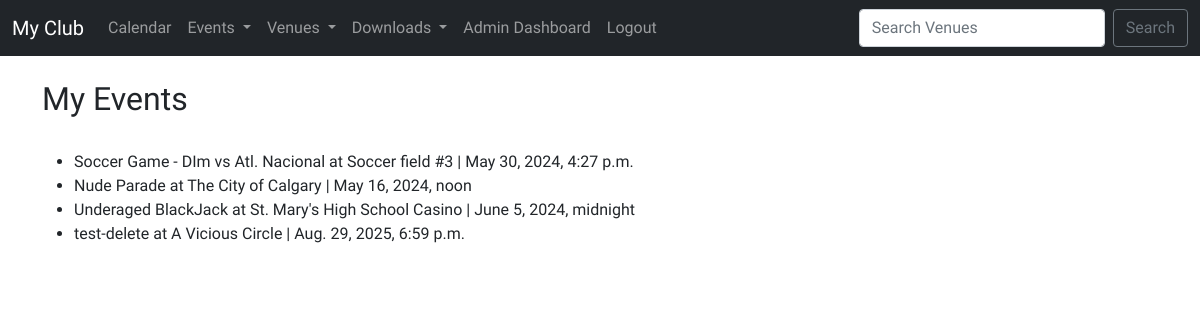
The app's page /my_events (signed in), older data.
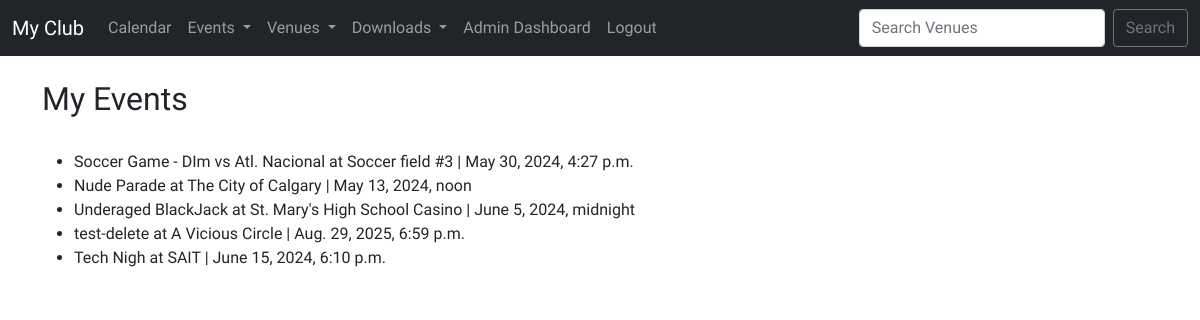
The same page, newer data.
### events/models.py (models this page shows, shortened)
class Event(models.Model):
    name            = models.CharField('Event Name', max_length=150)
    event_date      = models.DateTimeField('Event date')
    venue           = models.ForeignKey(Venue, on_delete=models.CASCADE, blank=True, null=True)   #connect Venue entity
    manager         = models.ForeignKey(User, blank=True, null=True, on_delete=models.SET_NULL, related_name='managed_event')    # events linked to user won't be deleted if user is deleted
    description     = models.TextField(blank=True)
    attendees       = models.ManyToManyField(User, blank=True, related_name='attended_events')
    approved        = models.BooleanField('Approved', default=False, blank=True, null=True)
    def __str__(self):
        return self.name

class Venue(models.Model):
    name            = models.CharField('Venue Name', max_length=120)
    address         = models.CharField(max_length=300)
    zip_code        = models.CharField('Zip Code', max_length=12)
    phone           = models.CharField('Contact Phone', max_length=25, blank=True)
    web             = models.URLField('Website Address', blank=True)
    email_address   = models.EmailField('Email', blank=True)
    owner           = models.ForeignKey(User, on_delete=models.CASCADE, verbose_name='Venue Owner')     # associates with user_id
    venue_image     = models.ImageField(upload_to="images/", null=True, blank=True)
    def __str__(self):
        return self.name

### events/views.py (the view)
# urls.py: path('my_events', views.my_events, name='my-events'),
def my_events(request):
    if request.user.is_authenticated:
        user = request.user.id
        events = Event.objects.filter(attendees=user)
        return render(request, 'events/my_events.html',
                      {"events":events,})
    else:
        messages.success(request, ("You aren't Authorized to View this Page."))
        return redirect('events:list-events')

### events/templates/events/my_events.html
{% extends 'base.html' %}
{% block content %}
    <h2>My Events</h2>
    <br>
    <ul>
        {% for event in events %}
            <li>{{ event }} at {{ event.venue }} | {{ event.event_date }}<br>
        {% endfor %}
    </ul>
{% endblock %}

Row changes from the older to the newer data that the page shows:
changed Event "Nude Parade": event_date "May 16, 2024, noon" → "May 13, 2024, noon"
added Event: name "Tech Nigh", venue "SAIT", event_date "June 15, 2024, 6:10 p.m."
